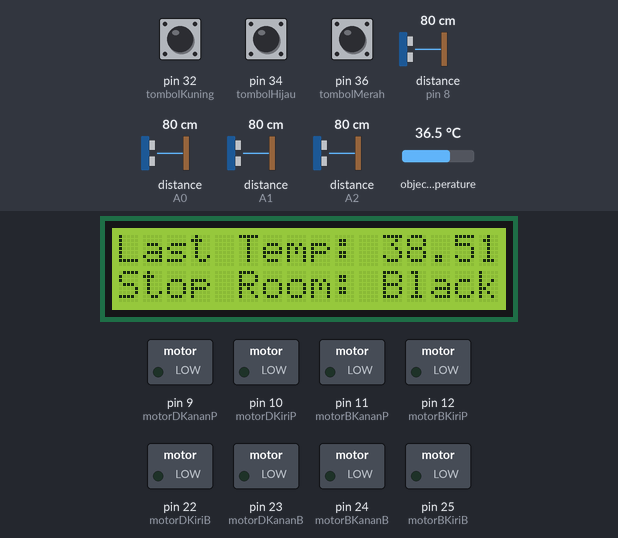
The sketch below on a simulated Arduino Mega 2560, built with avr-gcc and run on an emulated ATmega2560. Shown: 16×2 character LCD, switched loads named in the sketch (green lamp = pin HIGH). The test bench sets the inputs (shaded band); at power-on: pin 32 (tombolKuning) HIGH, distance to the obstacle (sensors on A0, A2, A1, pin 8) 80 cm, pin 34 (tombolHijau) HIGH, pin 36 (tombolMerah) HIGH, object temperature 36.5 °C. The echo pulse lasts 58.3 µs per cm; pins used as bus, display or sensor lines are not drawn; what the sketch prints to the serial monitor is not drawn.

Above: at 3.3 s.
3.4 s: pin 32 (tombolKuning) pulled LOW for 0.15 s
At 4.6 s:
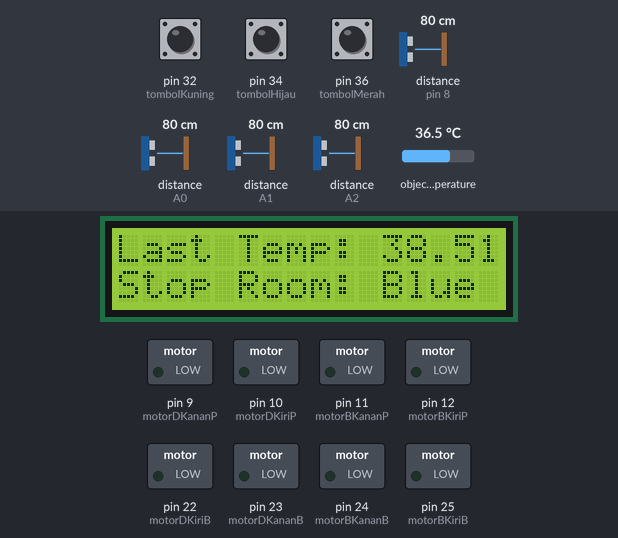
6.5 s: distance to the obstacle (sensor on A0) set to 2 cm
At 6.5 s:
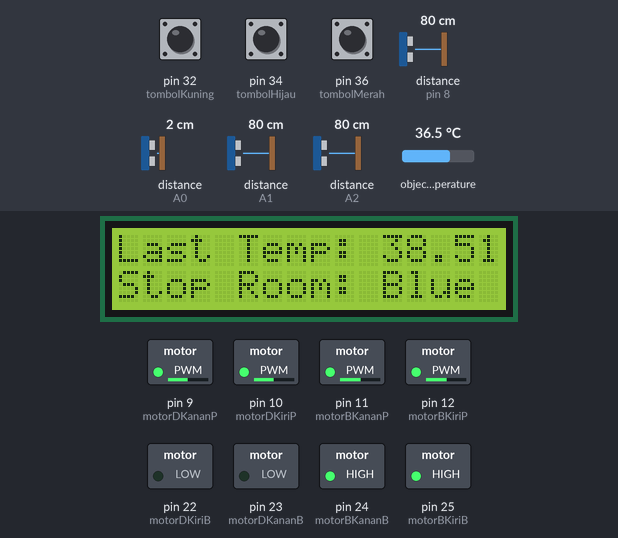
9.5 s: distance to the obstacle (sensor on A2) set to 14 cm
11.0 s: distance to the obstacle (sensor on A2) set to 11 cm
At 13.8 s:
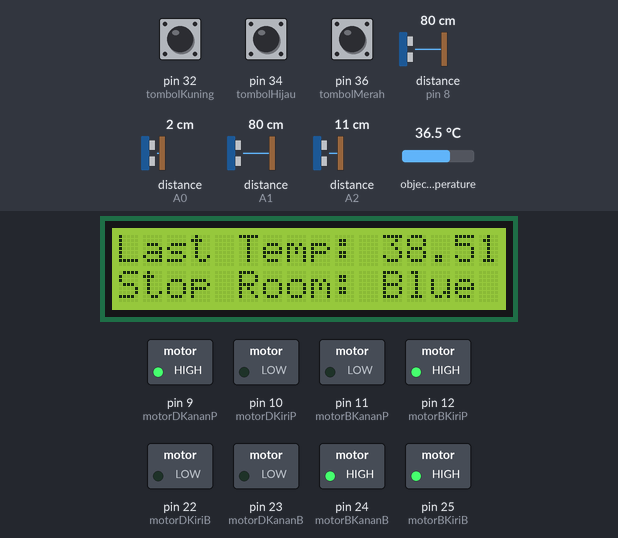
14.0 s: distance to the obstacle (sensor on A1) set to 18 cm
17.0 s: distance to the obstacle (sensor on A1) set to 15 cm
At 19.7 s:
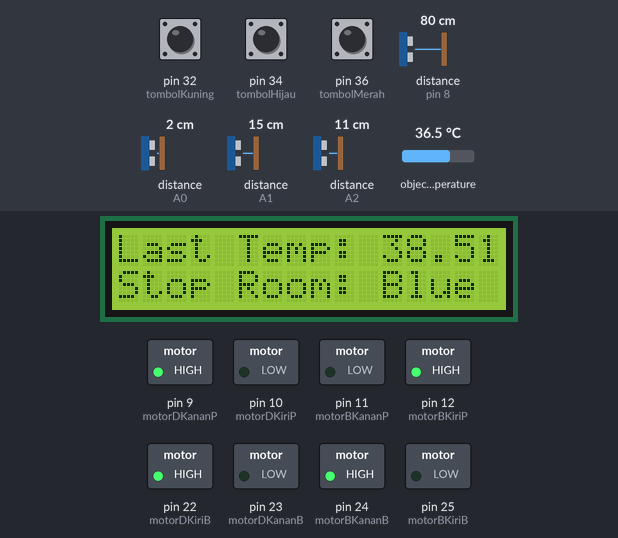
Timing chart, 0 to 20.9 s (numbered marks = the images above; inputs shaded):
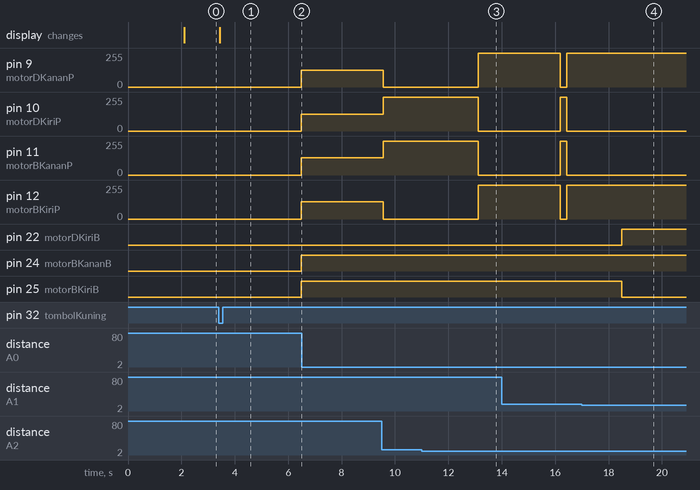

The sketch:

wall.ino
```cpp
#include <Wire.h>
#include <LiquidCrystal_I2C.h>
#include <SharpIR.h>
#include <Adafruit_MLX90614.h>
#include "pinku.h"

#define tgreen digitalRead(tombolHijau)
#define tred digitalRead(tombolMerah)
#define tyellow digitalRead(tombolKuning)
#define getIR digitalRead(pinIR)

SharpIR sensorkiri( SharpIR::GP2Y0A21YK0F, A0 );
SharpIR sensortengah( SharpIR::GP2Y0A21YK0F, A1 );
SharpIR sensorkanan( SharpIR::GP2Y0A21YK0F, A2 );

Adafruit_MLX90614 mlx = Adafruit_MLX90614();
LiquidCrystal_I2C lcd(0x27, 16, 2);

float suhu;
String myroom[4] = {"Black", "Red", "Green", "Blue"};
String room = myroom[0];

//SETT COLOR
//58 43 15
int cblack[3] = {135, 128, 35};
int cred[3] = {45, 100, 24};
int cgreen[3] = {78, 60, 25};
int cblue[3] = {58, 43, 15}; //BLUE

int range = 7;
int tr, tg, tb;

//Handle
bool jalan = false;
bool startPoint = false;
int dspeed = 150;

void setup() {
  // put your setup code here, to run once:
  Serial.begin(115200);
  pinMode(tombolHijau, INPUT_PULLUP);
  pinMode(tombolMerah, INPUT_PULLUP);
  pinMode(tombolKuning, INPUT_PULLUP);

  pinMode(motorDKiriP, OUTPUT);
  pinMode(motorDKiriB, OUTPUT);
  pinMode(motorDKananP, OUTPUT);
  pinMode(motorDKananB, OUTPUT);

  pinMode(motorBKiriP, OUTPUT);
  pinMode(motorBKiriB, OUTPUT);
  pinMode(motorBKananP, OUTPUT);
  pinMode(motorBKananB, OUTPUT);

  //WARNA CONFIG
  pinMode(outWarna, INPUT);
  pinMode(s0, OUTPUT);
  pinMode(s1, OUTPUT);
  pinMode(s2, OUTPUT);
  pinMode(s3, OUTPUT);
  digitalWrite(s0, HIGH);
  digitalWrite(s1, LOW);

  //LCD
  lcd.init();
  lcd.backlight();
  lcd.clear();
  lcd.setCursor(2, 0);
  lcd.print("Robot Start");
  delay(2000);
  updateLCD();

  mlx.begin();
}

void loop() {
  //  Serial.println(getIR);
  //  digitalWrite(motorDKiriB, LOW);
  //  analogWrite(motorDKiriP, 100);
  //setMotor(-255,255);
  //    Serial.print(tred);Serial.print(" ");
  //    Serial.print(tgreen);Serial.print(" ");
  //    Serial.print(tyellow);Serial.println(" ");

  if (!tred) {
    startPoint = false;
    jalan = true;
    tr = cred[0];
    tg = cred[1];
    tb = cred[2];
    room = myroom[1];
    updateRoom();
  }

  if (!tgreen) {
    startPoint = false;
    jalan = true;
    tr = cgreen[0];
    tg = cgreen[1];
    tb = cgreen[2];
    room = myroom[2];
    updateRoom();
  }

  if (!tyellow) {
    startPoint = false;
    jalan = true;
    tr = cblue[0];
    tg = cblue[1];
    tb = cblue[2];
    room = myroom[3];
    updateRoom();
  }


  //  wallRun();
  while (jalan) {
    int r = getRed();
    int g = getGreen();
    int b = getBlue();
    bool getColor = isColor(r, g, b, tr, tg, tb);

    if (getColor) {
      setMotor(0, 0);
      jalan = false;
      if (!startPoint) {
        while (1) {
          if (!getIR) {
            //cek IR
            while (!getIR) {
              updateLCD();
              delay(250);
            }
            delay(2000);
            balikHitam();
            break;
          }
        }
      }
    }
    else {
      wallRun();
    }
  }


  //calib();
  //  int skiri = sensorkiri.getDistance();
  //  int stengah = sensortengah.getDistance();
  //  int skanan = sensorkanan.getDistance();
  //
  //  Serial.print(skiri);Serial.print(" ");
  //  Serial.print(stengah);Serial.print(" ");
  //  Serial.print(skanan);Serial.println(" ");
  //  delay(100);
  //  Serial.print(green);Serial.print(" ");
  //  Serial.print(red);Serial.print(" ");
  //  Serial.print(yellow);Serial.println(" ");

  //  Serial.print(getRed()); Serial.print(" ");
  //  Serial.print(getGreen()); Serial.print(" ");
  //  Serial.print(getBlue()); Serial.println(" ");

  // put your main code here, to run repeatedly:

}
void balikHitam() {
   startPoint = true;
  jalan = true;
  tr = cblack[0];
  tg = cblack[1];
  tb = cblack[2];
  room = myroom[0];
  updateRoom();
}
void wallRun() {
  int setKiri = dspeed, setKanan = dspeed;
  int dkiri = sensorkiri.getDistance();
  int dtengah = sensortengah.getDistance();
  int dkanan = sensorkanan.getDistance();

  Serial.print("JARAK: ");
  Serial.print(dkiri); Serial.print(" ");
  Serial.print(dtengah); Serial.print(" ");
  Serial.print(dkanan); Serial.println(" ");

  if (dtengah <= 16) {
    setKiri = -255;
    setKanan = 255;

    setMotor(setKiri, setKanan);
    delay(1900);
  }
  else {
    if (dtengah >= 16) {
      setMotor(125, 125);
    }
    if (dkiri <= 13 ) {
      setMotor(255, 0);
      delay(250);
    }
    if (dkanan <= 12) {
      setMotor(0, 255);
    }
  }
  //

}
void motorDKiri(int myspeed) {
  if (myspeed >= 0) {
    digitalWrite(motorDKiriB, LOW);
    analogWrite(motorDKiriP, myspeed);
  }
  else {
    int convert = (255 - abs(myspeed));
    digitalWrite(motorDKiriB, HIGH);
    analogWrite(motorDKiriP, convert);
  }
}
void motorDKanan(int myspeed) {
  if (myspeed >= 0) {
    digitalWrite(motorDKananB, LOW);
    analogWrite(motorDKananP, myspeed);
  }
  else {
    int convert = (255 - abs(myspeed));
    digitalWrite(motorDKananB, HIGH);
    analogWrite(motorDKananP, convert);
  }
}
void motorBKiri(int myspeed) {
  if (myspeed >= 0) {
    int convert = 255 - myspeed;
    digitalWrite(motorBKiriB, HIGH);
    analogWrite(motorBKiriP, convert);
  }
  else {
    int convert = abs(myspeed);
    digitalWrite(motorBKiriB, LOW);
    analogWrite(motorBKiriP, convert);
  }
}

void motorBKanan(int myspeed) {
  if (myspeed >= 0) {
    int convert = 255 - myspeed;
    digitalWrite(motorBKananB, HIGH);
    analogWrite(motorBKananP, convert);
  }
  else {
    int convert = abs(myspeed);
    digitalWrite(motorBKananB, LOW);
    analogWrite(motorBKananP, convert);
  }
}
void setMotor(int speedL, int speedR) {

  motorDKiri(speedL);
  motorBKiri(speedL);
  motorDKanan(speedR);
  motorBKanan(speedR);

}
void updateLCD() {
  suhu = mlx.readObjectTempC() + 2;
  lcd.clear();
  lcd.setCursor(0, 0);
  lcd.print("Last Temp: ");
  lcd.print(suhu);
  lcd.setCursor(0, 1);
  lcd.print("Stop Room: ");
  lcd.print(room);

}
void updateRoom() {
  lcd.clear();
  lcd.setCursor(0, 0);
  lcd.print("Last Temp: ");
  lcd.print(suhu);
  lcd.setCursor(0, 1);
  lcd.print("Stop Room: ");
  lcd.print(room);

}
int getRed() {
  int result;
  digitalWrite(s2, LOW);
  digitalWrite(s3, LOW);
  result = pulseIn(outWarna, LOW);
  //  result=map(result,red[0],red[1],255,0);
  //  Serial.println(result);
  return result;
}
int getGreen() {
  int result;
  digitalWrite(s2, HIGH);
  digitalWrite(s3, HIGH);
  result = pulseIn(outWarna, LOW);
  //    result=map(result,green[0],green[1],255,0);
  //  Serial.println(result);
  return result;
}
int getBlue() {
  int result;
  digitalWrite(s2, LOW);
  digitalWrite(s3, HIGH);
  result = pulseIn(outWarna, LOW);
  //  result=map(result,blue[0],blue[1],255,0);

  //  Serial.println(result);
  return result;
}
void calib() {
  lcd.clear();
  int vred, vgreen, vblue;
  digitalWrite(s2, LOW);
  digitalWrite(s3, LOW);
  vred = pulseIn(outWarna, LOW);
  delay(100);

  digitalWrite(s2, HIGH);
  digitalWrite(s3, HIGH);
  vgreen = pulseIn(outWarna, LOW);
  delay(100);

  digitalWrite(s2, LOW);
  digitalWrite(s3, HIGH);
  vblue = pulseIn(outWarna, LOW);
  delay(100);

  Serial.print(vred); Serial.print(" ");
  Serial.print(vgreen); Serial.print(" ");
  Serial.print(vblue); Serial.println(" ");
  lcd.setCursor(0, 0);

  lcd.print(vred); lcd.print(",");
  lcd.print(vgreen); lcd.print(",");
  lcd.print(vblue); lcd.print(",");
}

bool isColor(int red, int green, int blue, int dred, int dgreen, int dblue) {

  bool cekRed = false, cekGreen = false, cekBlue = false, result = false;
  //  Serial.print("OK");Serial.println(dred-range);
  //  if(red>=dred-range){
  //    Serial.println("TRUE");
  //

  if (red >= dred - range && red <= dred + range) {
    cekRed = true;
  }
  if (green >= dgreen - range && green <= dgreen + range) {
    cekGreen = true;
  }
  if (blue >= dblue - range && blue <= dblue + range) {
    cekBlue = true;
  }


  //Return
  if (cekRed == true && cekGreen == true && cekBlue == true) {
    result = true;
  }
  else {
    result = false;
  }

  Serial.print(red); Serial.print(" R->"); Serial.println(dred);
  Serial.print(green); Serial.print(" G->"); Serial.println(dgreen);
  Serial.print(blue); Serial.print(" B->"); Serial.println(dblue);
  Serial.print(cekRed);  Serial.print(cekGreen);  Serial.println(cekBlue);
  Serial.print(" Status ->"); Serial.println(result);
  return result;

}
```

pinku.h
```cpp
#define tombolMerah 36
#define tombolHijau 34
#define tombolKuning 32

//36 34 32
//DEPAN
#define motorDKiriP 10
#define motorDKiriB 22
#define motorDKananP 9
#define motorDKananB 23

//BELAKANG
#define motorBKiriP 12
#define motorBKiriB 25
#define motorBKananP 11
#define motorBKananB 24

//SENSOR WARNA
#define s0 4
#define s1 5
#define s2 7
#define s3 6
#define outWarna 8

#define pinIR 31
```

Measured:
- the behaviour switches between 13 and 12 cm on distance to the obstacle (sensor on A2) (found by bisection; images 2 and 3)
- the behaviour switches between 17 and 16 cm on distance to the obstacle (sensor on A1) (found by bisection; images 3 and 4)
- after the input at 3.4 s, pin 9 (motorDKananP), pin 10 (motorDKiriP): 0/255 → 125/255 after 3.1 s; pin 11 (motorBKananP), pin 12 (motorBKiriP): 0/255 → 130/255 after 3.1 s; pin 24 (motorBKananB), pin 25 (motorBKiriB): LOW → HIGH after 3.1 s; the display: changes at once (image 1)
- after the input at 6.5 s, every drawn part: stays the same
- after the input at 11.0 s, pin 9 (motorDKananP), pin 12 (motorBKiriP): 0/255 → 255/255 after 2.1 s; pin 10 (motorDKiriP), pin 11 (motorBKananP): 255/255 → 0/255 after 2.1 s
- after the input at 17.0 s, pin 9 (motorDKananP), pin 12 (motorBKiriP): stays 255/255 (without the input it goes to 0/255 after 1.5 s); pin 10 (motorDKiriP), pin 11 (motorBKananP): stays 0/255 (without the input it goes to 255/255 after 1.5 s); pin 22 (motorDKiriB): LOW → HIGH after 1.5 s; pin 25 (motorBKiriB): HIGH → LOW after 1.5 s
